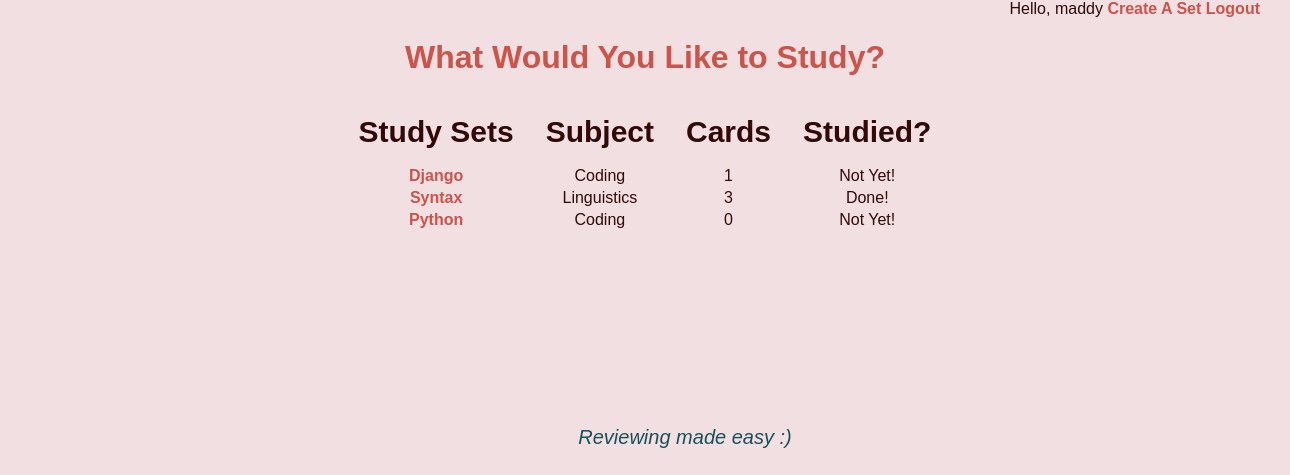
Before: /categories/ (signed in) with the older database file.
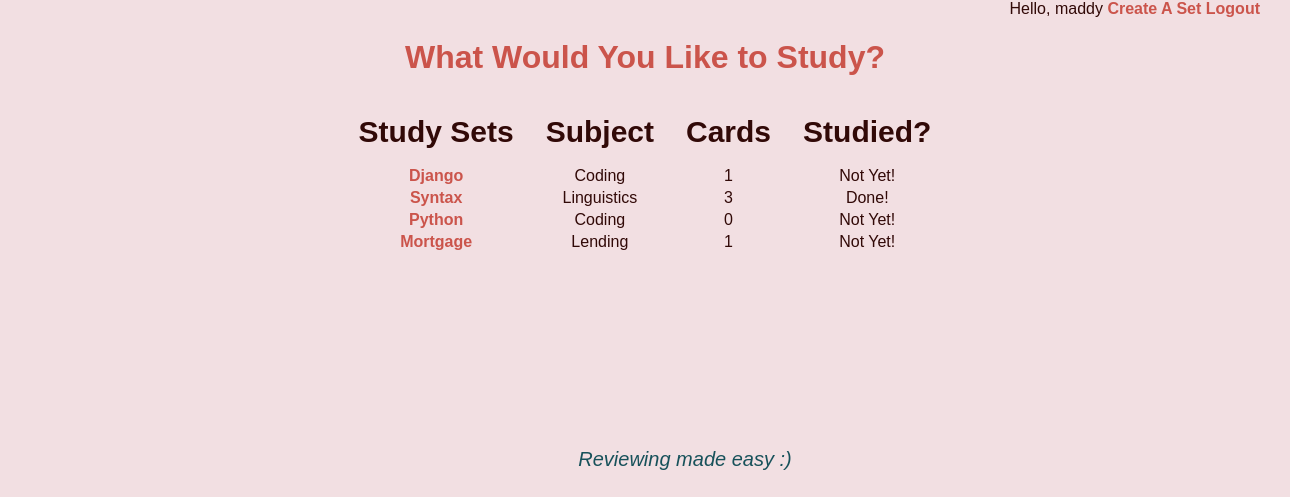
After: the same page with the newer database file.
### categories/models.py (models this page shows, shortened)
class Categorie(models.Model):
    name = models.CharField(max_length=100)
    subject= models.CharField(max_length=100)
    created_on = models.DateTimeField(auto_now_add=True)
    studied = models.BooleanField(default=False)
    owner = models.ForeignKey(
        settings.AUTH_USER_MODEL,
        related_name="student",
        on_delete=models.CASCADE,
        null=True
    )

### cards/models.py (models this page shows, shortened)
class Card(models.Model):
    term = models.CharField(max_length=250)
    answer = models.TextField()
    img = models.URLField(null=True)
    category = models.ForeignKey(
        Categorie,
        related_name="cards",
        on_delete=models.CASCADE,
    )
    date_created = models.DateTimeField(auto_now_add=True)

### categories/views.py (the view)
# urls.py: path("", list_categories, name="list_categories"),
@login_required
def list_categories(request):
    category = Categorie.objects.filter(owner=request.user)
    context = {
        "category_list": category,
    }
    return render(request, "categories/list.html", context)

### categories/templates/categories/list.html (shortened to what this page needs)
{% extends 'base.html' %}
{% block content%}
<header>
    <nav>
      {% if user.is_authenticated %}
      <span>Hello, {{ user.username}} </span>
      <a href="{% url 'create_set'%}">Create A Set</a>
      <a href="{% url 'user_logout' %}">Logout</a>
      {% else %}
      <a href="{% url 'signup' %}">Sign up</a>
      <a href="{% url 'user_login' %}">Login</a>
      {% endif %}
    </nav>
</header>
<main>
    {% if category_list.all|length > 0 %}
    <div class="home">
        <h1>What Would You Like to Study?</h1>
        <table>
            <thead>
                <th>Study Sets</th>
                <th>Subject</th>
                <th>Cards</th>
                <th>Studied?</th>
            </thead>
            <tbody>
                {% for item in category_list.all %}
                <tr>
                    <td><a href="{% url 'show_set' item.id %}">{{ item.name }}</a></td>
                    <td>{{ item.subject }}</td>
                    <td>{{ item.cards.all|length }}</td>
                    <td>{{ item.studied|yesno:"Done!,Not Yet!,N/A" }}</td>
                </tr>
                {% endfor %}
            </tbody>
        </table>
        {% else%}
            <div>Create a deck to get started!</div>
        {% endif %}
    </div>
</main>
{% endblock content %}

Changed rows visible on the page:
added Categorie: name "Mortgage", subject "Lending", cards.all|length "1", studied "Not Yet!"
